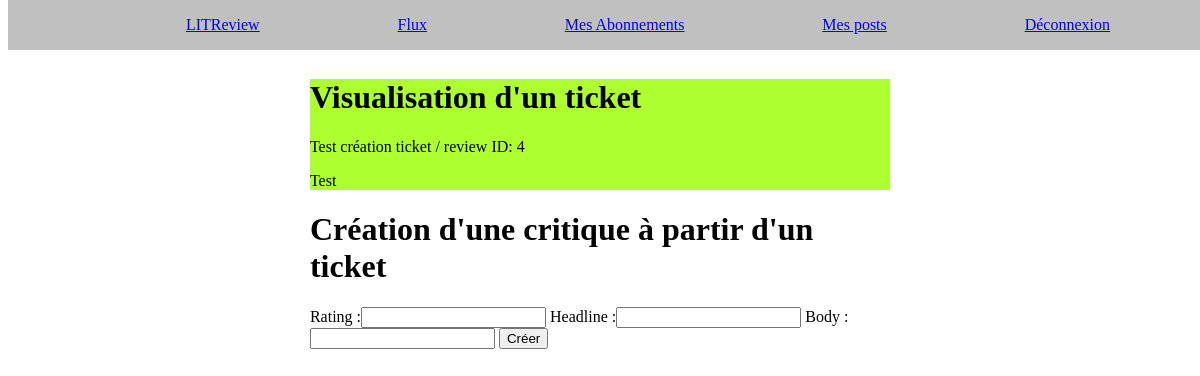
Page /review/create_review/?ticket_id=4 (signed in) on the earlier database version.
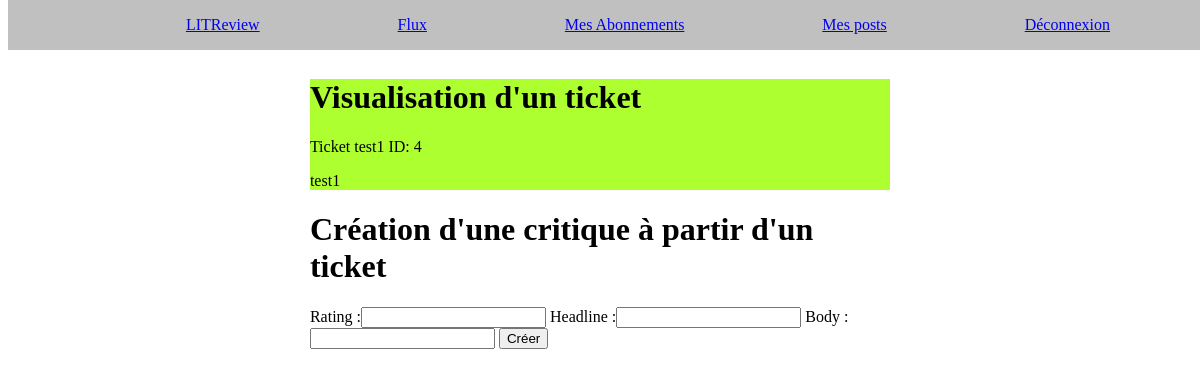
Same page on the later database version.
### review/models.py (models this page shows, shortened)
class Ticket(models.Model):
    title = models.CharField(max_length=128)
    description = models.TextField(max_length=2048, blank=True)
    user = models.ForeignKey(to=settings.AUTH_USER_MODEL, on_delete=models.CASCADE)
    image = models.ImageField(null=True, blank=True, upload_to="")
    time_created = models.DateTimeField(auto_now_add=True)
    IMAGE_MAX_SIZE = (300, 300)

### review/views.py (the view, shortened to what this page needs)
# urls.py: path("create_review/", login_required(ReviewCreateView.as_view()), name="create_review"),
class ReviewCreateView(CreateView):
	model = Review
	template_name = "create_review.html"
	fields = ["rating", "headline", "body"]
	success_url = reverse_lazy("flux")
	def get_context_data(self, **kwargs):
		context = super(ReviewCreateView, self).get_context_data(**kwargs)
		ticket_id = self.request.GET.get("ticket_id")
		ticket = Ticket.objects.get(pk=ticket_id)
		context["ticket"] = ticket
		return context

### review/templates/create_review.html (shortened to what this page needs)
{% extends "base.html" %}
{% block content %}
    <div class="container">
        <div class="snippet_ticket">
            {% include "view_snippet_ticket.html" with ticket=ticket %}
        </div>
        <div class="review">
            <h1>Création d'une critique à partir d'un ticket </h1>
            <form method="POST" enctype="multipart/form-data">
                {{ form }}
                <input type="submit" value="Créer">
            </form>
        </div>
    </div>
{% endblock %}

### review/templates/view_snippet_ticket.html (shortened to what this page needs)
{% block content %}
    <div class="snippet_ticket">
        <h1>Visualisation d'un ticket</h1>
        <p>{{ ticket.title }} ID: {{ ticket.pk }}</p>
        <p>{{ ticket.description }}</p>
    </div>
{% endblock %}

Differences in the rows shown:
changed Ticket id 4: title "Test création ticket / review" → "Ticket test1"; description "Test" → "test1"
